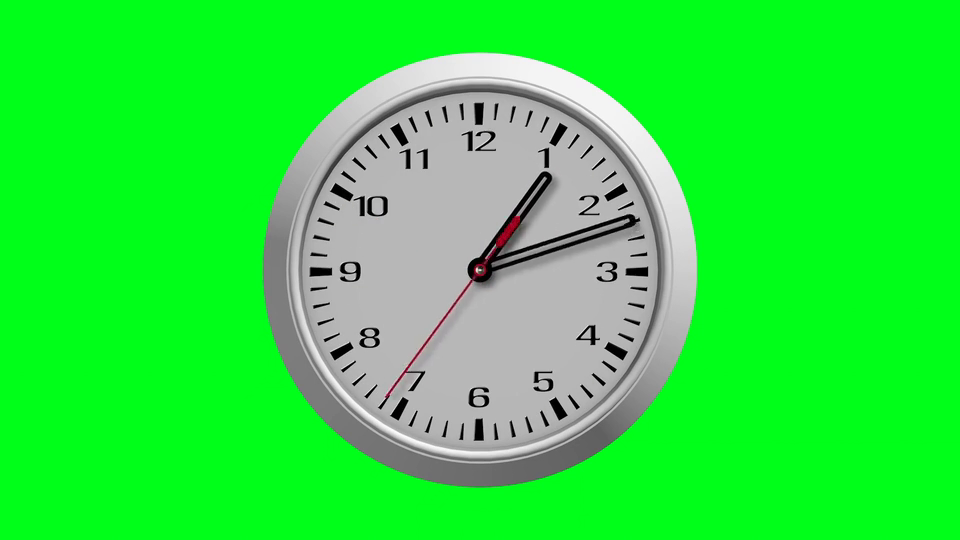
#> input picture frame 180 of CVis_2425_Assign1_JohnDoe_JaneDoe/data/clock.mp4, 960 x 540 px
$ python task2-3.py
#> lines starting #> are read from the running program, lines starting #| are printed output that depends on the picture; after the words box and inside, x2 and y2 are one past the last pixel; in counts of white or black regions, pixels touching at a corner belong together
#> in processVideo, frame is the input picture: shape (540, 960, 3); mean B, G, R 64.6, 228.7, 47
import cv2
import numpy as np
import csv
import os

# Set to True to show intermediate steps of the process, and show extra information
SHOW_MIDDLE_STEPS = False

# center of the clock face, will not be calculated each frame, as it is assumed to be constant
center = None
radius = 0  # same situation as 'center'
last_angle_sec = 400
last_angle_min = 400
last_angle_hour = 0
last_hour = 0
last_min = 0
last_sec = 60
error_count = 0
last_arc = None

# useful fuction to log relevant data when a critial error occurs
def logData(img,name='troublesome_frame.png'):
    global center, radius
    print(f"center: {center}")
    print(f"radius: {radius}")

# Function to get the angle of a line with respect to the center of the clock face
# Only used to get angle of seconds pointer
def getAngleFromCenter(lines, cc):
    global last_angle_sec
    angle = 400
    for line in lines:
        x1, y1, x2, y2 = line[0]
        dist1 = np.sqrt((x1 - cc[0])**2 + (y1 - cc[1])**2)
        dist2 = np.sqrt((x2 - cc[0])**2 + (y2 - cc[1])**2)
        if dist1 > dist2:
            farthest_point = (x1, y1)
        else:
            farthest_point = (x2, y2)
        ang = np.degrees(np.arctan2(farthest_point[1] - cc[1], farthest_point[0] - cc[0]))+90
        if ang < 0:
            ang = 360 + ang
        if angle != 400 and ((last_angle_sec-15 < ang < last_angle_sec+15) or (last_angle_sec+15 > 360 and ang < 15)):
            angle = ang
        elif angle == 400:
            angle = ang
        if SHOW_MIDDLE_STEPS:
            print('Parsing ang:', ang, ', for line: ', line, ', x1: ',x1, ', y1: ',y1,', x2: ',x2, ', y2:',y2, end='; ')
    if SHOW_MIDDLE_STEPS:
        print()
    # [9 lines of commented-out code are left out]
    last_angle_sec = angle
    return angle

# bw_img: binary image
# cc: center of the clock
# small_radius: radius of the small circle (cropped area)
# large_radius: radius of the large circle (cropped area)
def get_arc(bw_img, cc, small_radius, large_radius):
    # Create a mask with the larger circle
    mm = cv2.circle(np.zeros_like(bw_img), cc, large_radius, 255, -1) # .
    # Subtract the smaller circle from the mask
    mm = cv2.circle(mm, cc, small_radius+5, 0, -1) # adjust value added to small_radius
    cropped = cv2.bitwise_and(bw_img, bw_img, mask=mm)
    # Draw a full white circle with the radius of the small circle
    white_circle = np.zeros_like(bw_img) # full black image
    cv2.circle(white_circle, cc, small_radius, 255, -1) # draw white circle
    outer_mm = cv2.circle(np.ones_like(bw_img) * 255, cc, large_radius-2, 0, -1) # adjust value subtracted to large_radius
    # Apply the mask to the cropped binary image
    return cv2.bitwise_or(cropped, cv2.bitwise_or(outer_mm, white_circle))

# cc_img1: & cc_img2: binary images of the cropped arc
# cc_img1: binary image of the previous frame
# cc_img2: binary image of the current frame
# orig_img: original image
# cc: center of the clock
# red_isolated: seconds pointer isolated, used to remove it from the 'final' difference image
# @description: this function works with the extracted outer arcs from current and previous frames to detect the minutes pointer angle
# [69 lines left out: functions get_current_minute_pointer_angle, showImage, not called in this run]

# Function to process the image and detect the time
# Most of the code is the same as in script of task 2-2
def doStuff(image):
    global center, radius # allow access to global variables
    global last_angle_min, last_angle_hour

    image_input = image.copy() # this copy is used to log the frame in case of error
    # using HSV color space to isolate the clock
    hsv_image = cv2.cvtColor(image, cv2.COLOR_BGR2HSV)
#> hsv_image: shape (540, 960, 3); mean H, S, V 47.8, 183, 229

    # Define the range for green color in HSV
    lower_green = np.array([35, 50, 50])
    upper_green = np.array([85, 255, 255])
    # Create a mask to isolate green regions
    green_mask = cv2.inRange(hsv_image, lower_green, upper_green)
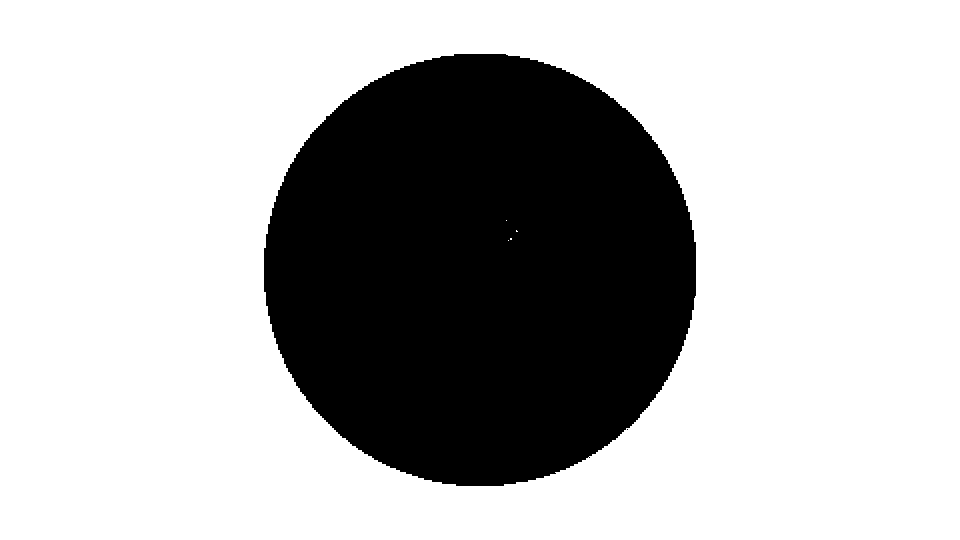
#> green_mask: shape (540, 960); 71.6% white; 2 black regions (1 under 20 px), largest, box (x1, y1, x2, y2) and area: (264, 54, 696, 486) 147182
    # Invert the mask to isolate the clock face
    clock_face_mask = cv2.bitwise_not(green_mask)
    # Apply the mask to the original image
    clock_face_isolated = cv2.bitwise_and(image, image, mask=clock_face_mask)
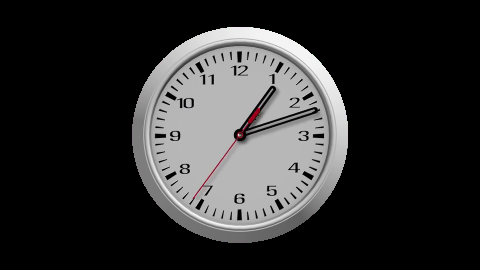
#> clock_face_isolated: shape (540, 960, 3) (shown at 1/2 size); mean B, G, R 46.4, 46.4, 46.6
    # Update the image variable to the isolated clock face
    image = clock_face_isolated
    if SHOW_MIDDLE_STEPS:
        showImage('Clock face with background removed',image)


    # Apply Gaussian blur to the isolated clock face
    blurred_image = cv2.GaussianBlur(image, (5, 5), 0)
    KERNEL = np.array([[0, 0, 0], [0, 1.5, 0], [0, 0, 0]])
    blurred_image = cv2.filter2D(blurred_image, -1, KERNEL)
    if SHOW_MIDDLE_STEPS:
        showImage('Blurred Clock Face', blurred_image)

    # Update the image variable to the blurred clock face
    image = blurred_image


    # Convert the isolated clock face to grayscale, will be later used to detect min and hour pointers
    gray_image = cv2.cvtColor(image, cv2.COLOR_BGR2GRAY)
    # Convert the grayscale image to pure black and white, ignore returned threshold value
    _, black_and_white_image = cv2.threshold(gray_image, 70, 255, cv2.THRESH_BINARY)
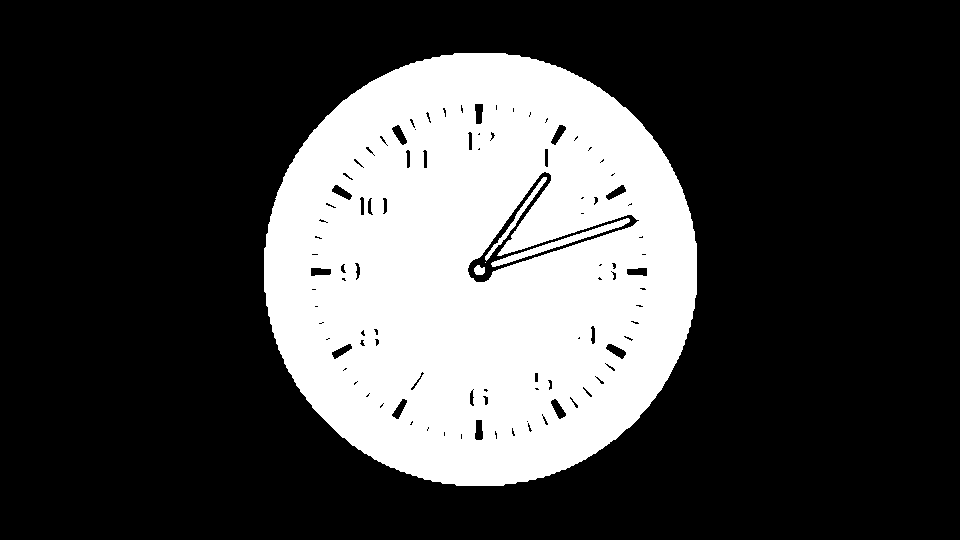
#> black_and_white_image: shape (540, 960); 27.6% white; 5 white regions (1 under 20 px), largest, box (x1, y1, x2, y2) and area: (264, 53, 697, 486) 141502, (491, 218, 630, 267) 888, (485, 177, 547, 261) 441, (474, 265, 485, 275) 85

    if center is None: # center not yet defined? Find it!
        # It will remain constant for all remaining frames, saving processing time and preventing unthinkable bugs that made me create this
        edges = cv2.Canny(black_and_white_image, 70, 150)
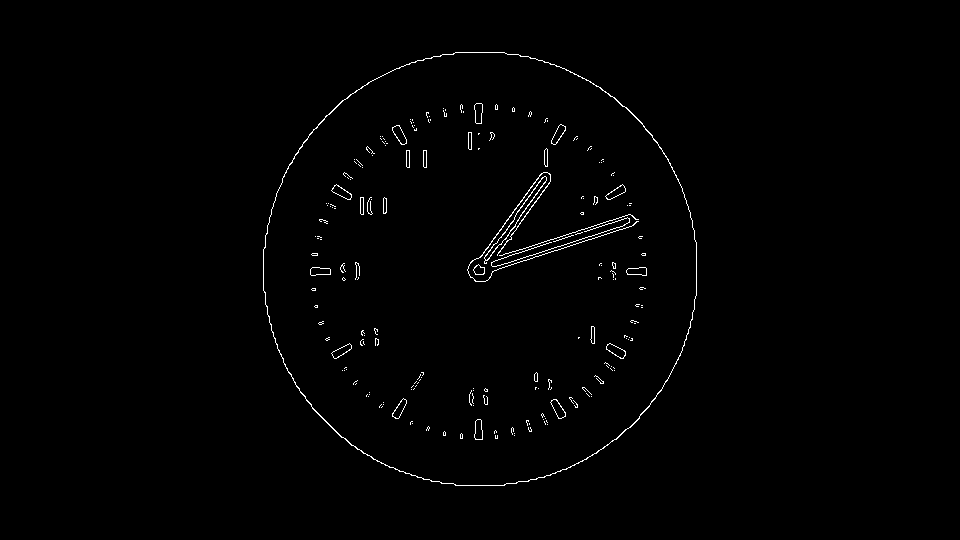
#> edges: shape (540, 960); 0.87% white in thin lines or dots, all inside (x1, y1, x2, y2) = (263, 52, 697, 486)
        contours, _ = cv2.findContours(edges, cv2.RETR_TREE, cv2.CHAIN_APPROX_SIMPLE)
#> contours = 244 contours, 197 with area under 20; largest, box (x1, y1, x2, y2) and area: (263, 52, 697, 486) 148126, (263, 52, 697, 486) 147836, (484, 176, 547, 264) 472, (484, 176, 547, 261) 407, (606, 343, 626, 359) 150
        clock_contour = max(contours, key=cv2.contourArea)
#> clock_contour = contour of 523 points, box (x1, y1, x2, y2) (263, 52, 697, 486), area 148126
        # Find the center and radius of the clock face
        (x, y), radius = cv2.minEnclosingCircle(clock_contour)
#> x = 479.7; y = 268.8; radius = 218.2
        center = (int(x), int(y))
#> center = (479, 268)
        radius = int(radius)
#> radius = 218

    if SHOW_MIDDLE_STEPS:
        cv2.circle(image, center, 5, (0, 0, 255), -1)
        cv2.circle(image, center, radius, (0, 0, 255), 2)
        showImage('Clock face with center and outer contour highlighted in red',image)

    ###### -> Get seconds pointer by isolating reds
    # Define the range for red color in HSV
    lower_red1 = np.array([0, 50, 50])
    upper_red1 = np.array([10, 255, 255])
    lower_red2 = np.array([170, 50, 50])
    upper_red2 = np.array([180, 255, 255])
    # Create masks to isolate red regions
    mask1 = cv2.inRange(hsv_image, lower_red1, upper_red1)
#> mask1: shape (540, 960); 0% white in thin lines or dots, all inside (x1, y1, x2, y2) = (478, 224, 520, 268)
    mask2 = cv2.inRange(hsv_image, lower_red2, upper_red2)
#> mask2: shape (540, 960); 0.2% white; 5 white regions (4 under 20 px), largest, box (x1, y1, x2, y2) and area: (384, 216, 520, 398) 1037
    red_mask = cv2.bitwise_or(mask1, mask2)
#> red_mask: shape (540, 960); 0.21% white; 6 white regions (5 under 20 px), largest, box (x1, y1, x2, y2) and area: (384, 216, 520, 398) 1060
    # Apply the mask to the original image
    red_isolated = cv2.bitwise_and(image, image, mask=red_mask)
    red_isolated_original = red_isolated.copy()
    if SHOW_MIDDLE_STEPS:
        showImage('HSV Red component Isolated', red_isolated)

    edges = cv2.Canny(red_isolated, 70, 150)
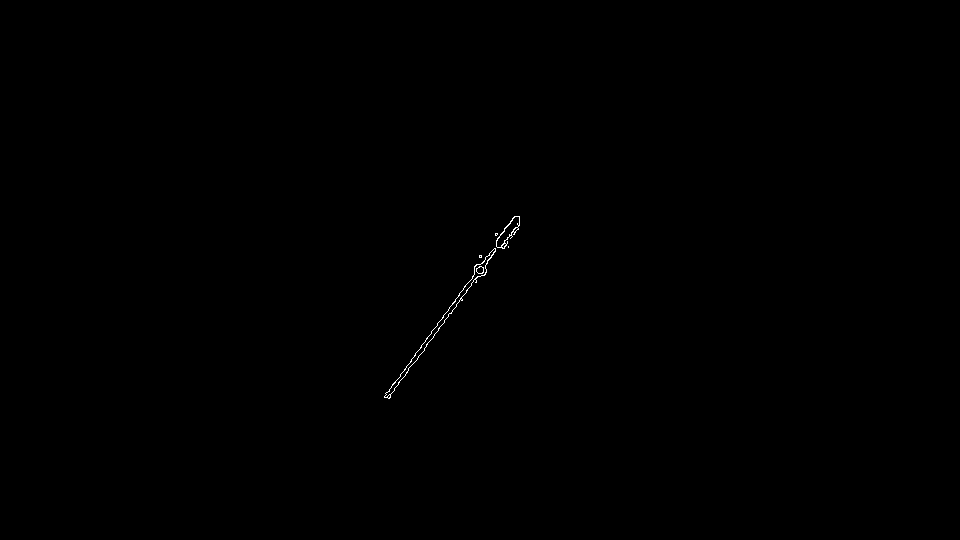
#> edges: shape (540, 960); 0.11% white in thin lines or dots, all inside (x1, y1, x2, y2) = (384, 216, 520, 399)
    lines = cv2.HoughLinesP(edges, 1, np.pi / 180, threshold=55, minLineLength=40, maxLineGap=10)
#> lines = [[384, 397, 486, 256], [388, 398, 498, 247]]
    if SHOW_MIDDLE_STEPS:
        if lines is None:
            print("Isolated red (seconds pointer) -> No lines detected at first.")
        showImage('Isolated red (seconds pointer) -> Edges.',edges)
    if lines is None:
        for j in range(90,49,-10): # No lines detected?
            # Strategy 1, make all pixels solid red and reduce the threshold to detect lines
            red_isolated[np.where((red_isolated != [0, 0, 0]).all(axis=2))] = [0, 0, 255]
            edges = cv2.Canny(red_isolated, 70, 150)
            lines = cv2.HoughLinesP(edges, 1, np.pi / 180, threshold=j, minLineLength=50, maxLineGap=10)
            if SHOW_MIDDLE_STEPS:
                print(f"Threshold: {j}, lines: {0 if lines is None else len(lines)}")
            if lines is not None:
                break
        if lines is None:
            if SHOW_MIDDLE_STEPS:
                print("Isolated red (seconds pointer) -> No lines detected at 2nd iteration.")
            for j in range(1,3): # No lines detected?
                # Strategy 2, dilate the red area to make the lines more visible
                kernel = np.ones((3, 3), np.uint8)
                red_isolated = cv2.dilate(red_isolated, kernel, iterations=j)
                edges = cv2.Canny(red_isolated, 70, 150)
                lines = cv2.HoughLinesP(edges, 1, np.pi / 180, threshold=100, minLineLength=50, maxLineGap=10)
                if SHOW_MIDDLE_STEPS:
                    showImage(f'Dilatation number {j}.',red_isolated)
            if lines is None: # No lines yet detected? Debug time!
                showImage('(Seconds pointer) -> No lines detected on isolated red component.',red_isolated)
                logData(image_input)
                raise Exception("No lines detected on isolated red component.")
    if SHOW_MIDDLE_STEPS:
        img = image.copy()
        for line in lines:
            x1, y1, x2, y2 = line[0]
            cv2.line(img, (x1, y1), (x2, y2), (0, 255, 0), 2)
        showImage('(Seconds pointer) -> Detected Lines on Isolated Red Component', img)
    seconds = int((( getAngleFromCenter(lines,center) ) % 360) / 6)
#> the loop in getAngleFromCenter, `for line in lines:` made 2 passes
#> (x1, y1, x2, y2, dist1, dist2, ang, angle) on pass 1: (384, 397, 486, 256, 160.2, 13.89, 216.4, 216.4)
#> after the loop in getAngleFromCenter, `for line in lines:`: angle = 216.4
#> seconds = 36

    if SHOW_MIDDLE_STEPS:
        print("Seconds pointer angle:", seconds)
        red_isolated_demo = red_isolated.copy()
        if lines is not None:
            for line in lines:
                x1, y1, x2, y2 = line[0]
                cv2.line(red_isolated_demo, (x1, y1), (x2, y2), (0, 255, 0), 2)
        print(f"Coordinates of detected lines in seconds pointer: {lines}")
        showImage('(Seconds pointer) -> Line detected on isolated red component, shown in green.',red_isolated_demo)

    #######################################################################################
    ###### Minutes pointer:
    # Convert the red isolated image to grayscale and threshold the gray_red_isolated image
    # to get a binary mask
    gray_red_isolated = cv2.cvtColor(red_isolated_original, cv2.COLOR_BGR2GRAY)
    _, red_mask_binary = cv2.threshold(gray_red_isolated, 1, 255, cv2.THRESH_BINARY)

    if SHOW_MIDDLE_STEPS:
        showImage('Black and white with seconds pointer removed.',black_and_white_image)

    global last_arc
    minutes_ang=-1
    radius1 = 145          # Example radius for the first circle
    radius2 = 175          # Example radius for the second circle
    current_arc = get_arc(black_and_white_image, center, radius1, radius2)
#> in get_arc, `mm = cv2.circle(mm, cc, small_radius+5, 0, -1)`:
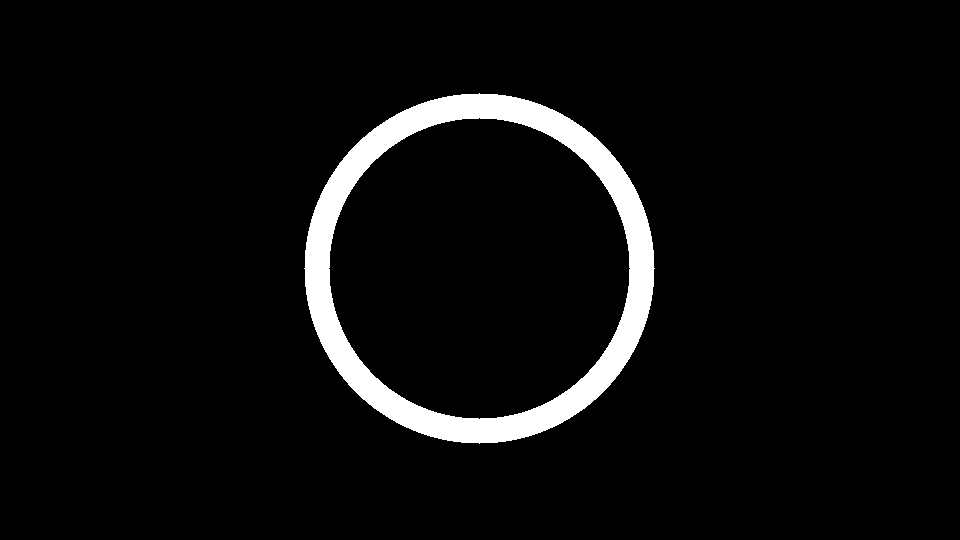
#> mm: shape (540, 960); 4.9% white; 1 white region, box (x1, y1, x2, y2) and area: (304, 93, 655, 444) 25528
#> in get_arc, `return cv2.bitwise_or(cropped, cv2.bitwise_or(outer_mm, white_circle))`:
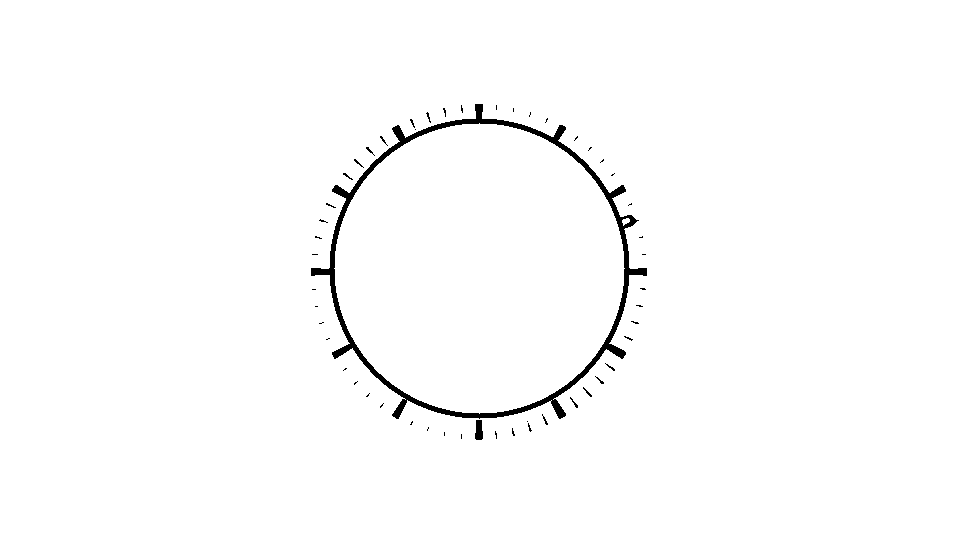
#> returned value: shape (540, 960); 98.7% white; 51 black regions (42 under 20 px), largest, box (x1, y1, x2, y2) and area: (311, 104, 647, 419) 6105, (475, 420, 483, 440) 134, (583, 387, 592, 397) 23
    if last_arc is not None:
        minutes_ang = get_current_minute_pointer_angle(last_arc, current_arc, image, center, red_isolated)
        # print(minutes_ang)

    # cv2.imshow('BW image before subtraction', black_and_white_image)

    # Overlay the red isolated content as white pixels on the black and white image
    black_and_white_image[red_mask_binary == 255] = 255 # basically, original image in bw w/o seconds pointer
#> black_and_white_image: shape (540, 960); 27.6% white; 2 white regions, box (x1, y1, x2, y2) and area: (264, 53, 697, 486) 142287, (491, 218, 630, 267) 888
    # Remove lone pixels without neighbors from black_and_white_image
    kernel = np.ones((3, 3), np.uint8)
    black_and_white_image = cv2.morphologyEx(black_and_white_image, cv2.MORPH_OPEN, kernel)
#> black_and_white_image: shape (540, 960); 27.6% white; 2 white regions, box (x1, y1, x2, y2) and area: (264, 53, 697, 486) 142271, (492, 218, 630, 267) 886
#> (the rest of the program and of its run is left out)
